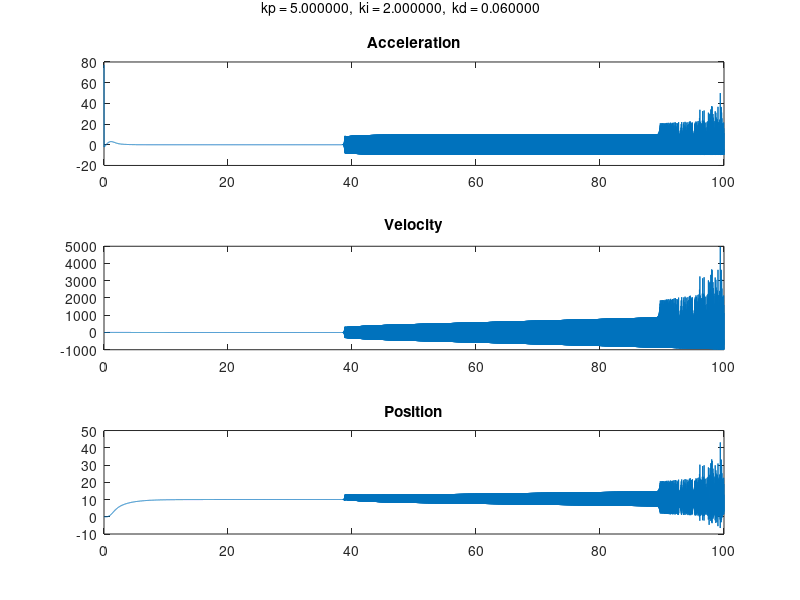

The MATLAB script that drew this image:
function main() %initial values
  % Constants
    g = 9.82;
    m = 1;   
    L = 0.25;
    k = 3e-3;
    
  % PID-coefficients
    kp = 5.0;%3;
    ki = 2;%5.5;
    kd = 0.06;%4;

  % Initial values
    a = [ 0 ; 0 ; -g ];
    v0 = zeros(3,1);
    v = v0;
    pos = zeros(3,1);
    thetaVec = zeros(3,1);
    
    refHeight = 10;
    errHeight = pos(3)-refHeight; %
    integral = 0;
    %inputs= zeros(4,1);
    
  % Time variables
    h = 0.01; % step length / delta time
    tStart = 0;
    tStop = 100;
    ta = tStart:h:tStop;
    counter = 0;
   
  % Variables to store values for plots  
    posVec = zeros(3,numel(ta));
    velVec = zeros(3,numel(ta));
    accVec = zeros(3,numel(ta));
    
  % %Variables for another aproach
    %aN = a; 
    %vN = v;
    %pN = pos;
    
    %pNVec = posVec;
    %vNVec = velVec;
    %aNVec = accVec;
    %sumAN = zeros(3,1);
    
    %eN = pN(3)-refHeight;
    %integralN = 0;
    %inputsN= zeros(4,1);
    %thrustTotN = zeros(4,1);
       
    for t = ta;
        counter = counter +1;
       
        errHeightPrev = errHeight;
        errHeight = refHeight - pos(3);
        
        [inputs, integral] = pidHeight( kp,ki,kd,errHeight, errHeightPrev, h, integral);
        thrustTot = thrust(k,inputs);
     
        rotMat = rotation( thetaVec );
        
        %TODO uppdatera vinklar
        
        a = acceleration(g, rotMat, thrustTot, m);
        v = velocity(a, t, v0);

        pos = pos + h * v; %Euler
        
        posVec(:,counter) = pos;
        velVec(:,counter) = v;
        accVec(:,counter) = a;
        
% %The other aproach
%         eNprev = eN;
%         eN = refHeight - pN(3);

%         [inputsN, integralN] = pidHeightN( eN, eNprev, h, integralN);
%         thrustTotN = thrust(k,inputsN);

%         aN = -[0;0;g] + (rotMat * [0;0;thrustTotN]) ./ m;
%         sumAN = aN + sumAN;
%         vN = h * sumAN;
%         pN = pN + vN*h;
        
%         pNVec(:,counter) = pN;
%         vNVec(:,counter) = vN;
%         aNVec(:,counter) = aN;
    end
    subplotFunc(ta, accVec(3,:),velVec(3,:), posVec(3,:), sprintf('\b kp = %f,  ki = %f,  kd = %f',kp,ki,kd));    
end

function acc = acceleration(g , rotMat, thrustTot, m)
    gravity = [0; 0; -g];
    acc = gravity + (rotMat * [0;0;thrustTot]) ./ m; %3x1-vector 
end

function vel = velocity(a,t, v0)
    vel = a*t + v0; 
end

function thrustTot = thrust(k, inputs)
    thrustTot = k*sum(inputs.^2); %d?r input ?r en 4x1-vector inneh?llandes de fyra rotorernas vinkelhastighet.
end

function [input,integral] = pidHeight(kp,ki,kd,errHeight, errHeightPrev,h,integral)
    integral = integral + errHeight*h;
    derivative = ((errHeight-errHeightPrev)/h);
    input = kp*errHeight + ki*integral + kd*derivative;
    if (input < 0)
        input = 0;
    end
end

function [inputn,integraln] = pidHeightN(en, enprev,h,integraln)
    kp = 0.1;%3;
    ki = 0.1;%5.5;
    kd = 0.01;%4;
    integraln = integraln + en*h;
    derivative = ((en-enprev)/h);
    inputn = kp*en + ki*integraln + kd*derivative;
end

function rotMat = rotation( thetaVec )
    roll    = thetaVec(1);
    pitch   = thetaVec(2);
    yaw     = thetaVec(3);

    rotMat = zeros(3);
    rotMat(:, 1) = [
        cos(yaw) * cos(pitch)
        cos(pitch) * sin(yaw)
        - sin(pitch)
    ];
    rotMat(:, 2) = [
        cos(yaw) * sin(pitch) * sin(roll) - cos(roll) * sin(yaw)
        cos(yaw) * cos(roll) + sin(yaw) * sin(pitch) * sin(roll)
        cos(pitch) * sin(roll)
    ];
    rotMat(:, 3) = [
        sin(yaw) * sin(roll) + cos(yaw) * cos(roll) * sin(pitch)
        cos(roll) * sin(yaw) * sin(pitch) - cos(yaw) * sin(roll)
        cos(pitch) * cos(roll)
    ];
end

function subplotFunc(x,y1,y2,y3,str)
    figure
    subplot(3,1,1)
            plot(x, y1)       %plot z acc
            title('Acceleration')
                subplot(3,1,2)
                plot(x,y2)    %plot z vel
                title('Velocity')
                    subplot(3,1,3)
                    plot(x, y3)%plot z pos
                    title('Position')
                    ha = axes('Position',[0 0 1 1],'Xlim',[0 1],'Ylim',[0 
    1],'Box','off','Visible','off','Units','normalized', 'clipping' , 'off');

    text(0.5, 1,str,'HorizontalAlignment' ,'center','VerticalAlignment', 'top')
end
